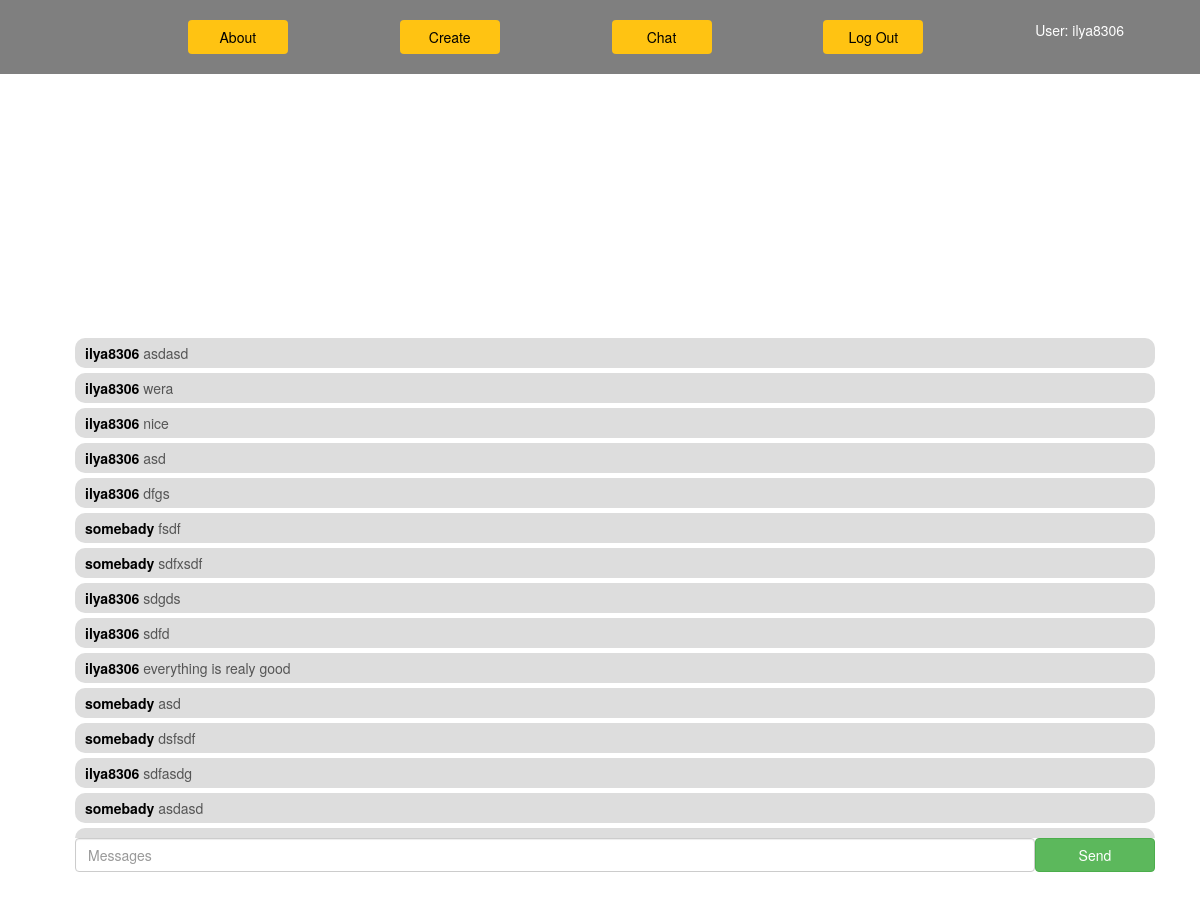
The page /chat (signed in) on the database its author committed.
### models.py (models this page shows, shortened)
class User(db.Model, UserMixin):
    id = db.Column(db.Integer, primary_key=True)
    username = db.Column(db.String(30), unique=True)
    password = db.Column(db.String(200))
    polls = db.relationship('Poll', backref='author', lazy=True)
    completed_polls = db.relationship('CompletedPoll', backref='completed_by', lazy=True)
    roles = db.relationship('Role', secondary=roles_users, backref=db.backref('users', lazy='dynamic'))
    active = db.Column(db.Boolean())
    def __repr__(self):
        return f'User: {self.username}'

class MsgHistory(db.Model):
    id = db.Column(db.Integer, primary_key=True)
    message = db.Column('message', db.String(500))
    user = db.Column('user', db.String(200))

### app.py (the view)
@app.route('/chat', methods=['GET', 'POST'])
@login_required
def chat():
    form = ChatForm()
    messages = MsgHistory.query.all()
    amount = MsgHistory.query.count()
    if amount > 99:
        MsgHistory.query.delete()
        db.session.commit()
    return render_template('chat.html', messages=messages, form=form)

### auth/forms.py
class ChatForm(FlaskForm):
    text = StringField('text', validators=[DataRequired()])
    button = SubmitField(label='Send')

### templates/chat.html (shortened to what this page needs)
{% extends 'base.html' %}
{% block head %}
<link rel="stylesheet" href="https://maxcdn.bootstrapcdn.com/bootstrap/3.3.7/css/bootstrap.min.css"
>
{% endblock %}
{% block body %}
<div class="container" style="height: 90%">
    <div class="mycont">
        <div class="col-sm-12 m-4">
            <div class="no_message">
                <div class="message_holder" style="overflow: auto; height: 500px;">
                    {% for msg in messages %}
                    <div class="msg_bbl"><b style="color: #000">
                        {{ msg.user }}
                    </b>{{ msg.message }}
                    </div>
                    {% endfor %}
                </div>
            </div>
            <form action="" method="POST">
                <div class="d-flex">
                    {{ form.text(class="message form-control w-100", placeholder="Messages") }}
                    {{ form.button(class="btn btn-success btn-block") }}
                </div>
            </form>
        </div>
    </div>
</div>
{% endblock %}

### templates/base.html (shortened to what this page needs)
<!DOCTYPE html>
<html lang="en">
<head>
    <link rel="stylesheet" href="https://stackpath.bootstrapcdn.com/bootstrap/4.4.1/css/bootstrap.min.css"
>
    <link rel="stylesheet" href="{{ url_for('static', filename='style.css') }}">
    <link rel="stylesheet" type="text/css" href="{{ url_for('static', filename='auth/login.css') }}">
    <link rel="stylesheet" href="https://use.fontawesome.com/releases/v5.3.1/css/all.css"
>
    {% block head %}
    {% endblock %}
</head>
<body>
<div class="custom-navbar justify-content-around">
    <div>
        <a href="{{ url_for('about_us') }}">
        <button class="btn custom_btn" type="button">About</button>
        </a>
    </div>
    {% if current_user.is_authenticated %}
    <a href="{{ url_for('polls.create_poll') }}">
        <button class="btn custom_btn" type="button">Create</button>
    </a>
    <a href="{{ url_for('chat') }}">
                <button class="btn custom_btn" type="button">Chat</button>
            </a>
    {% endif %}
        {% if not current_user.is_authenticated %}
            <a href="{{ url_for('auth.login') }}">
                <button class="btn custom_btn" type="button">Login</button>
            </a>
            <div>
                <a href="{{ url_for('auth.register') }}">
                    <button class="btn custom_btn" type="button">Register</button>
                </a>
            </div>
        {% else %}
            <a href="{{ url_for('auth.logout') }}">
                <button class="btn custom_btn" type="button">Log Out</button>
            </a>
     <div style="color: white;">
    <p>{{ current_user }}</p>
        </div>
        {% endif %}
    </div>
{% block body %}
{% endblock %}
</body>
</html>

### static/style.css (style rules this page uses)
html,body { background-image: url('http://getwallpapers.com/wallpaper/full/a/5/d/544750.jpg'); background-size: cover; background-repeat: no-repeat; height: 100%; font-family: 'Numans', sans-serif; }
a { color: #363636; }
.custom_btn { color: black; background-color: #FFC312; width: 100px; border-radius: 10px; }
.custom-navbar { display: flex; padding: 20px; margin-top: auto; margin-bottom: auto; width: 100%; background-color: rgba(0,0,0,0.5) !important; }

### static/auth/login.css (style rules this page uses)
html,body { background-image: url('http://getwallpapers.com/wallpaper/full/a/5/d/544750.jpg'); background-size: cover; background-repeat: no-repeat; height: 100%; font-family: 'Numans', sans-serif; }
.container { height: 100%; align-content: center; }

### templates/chat.html (style rules this page uses)
div.msg_bbl { background-color: #ddd; padding: 5px 10px; border-radius: 10px; color: #555; margin-bottom: 5px; overflow-wrap: break-word; }
.message { flex-basis: 970% }

### rows shown on the page
User: username "User: ilya8306"
MsgHistory: user "ilya8306", message "asdasd"
MsgHistory: user "ilya8306", message "wera"
MsgHistory: user "ilya8306", message "nice"
MsgHistory: user "ilya8306", message "asd"
MsgHistory: user "ilya8306", message "dfgs"
MsgHistory: user "somebady", message "fsdf"
MsgHistory: user "somebady", message "sdfxsdf"
MsgHistory: user "ilya8306", message "sdgds"
MsgHistory: user "ilya8306", message "sdfd"
MsgHistory: user "ilya8306", message "everything is realy good"
MsgHistory: user "somebady", message "asd"
MsgHistory: user "somebady", message "dsfsdf"
MsgHistory: user "ilya8306", message "sdfasdg"
MsgHistory: user "somebady", message "asdasd"
